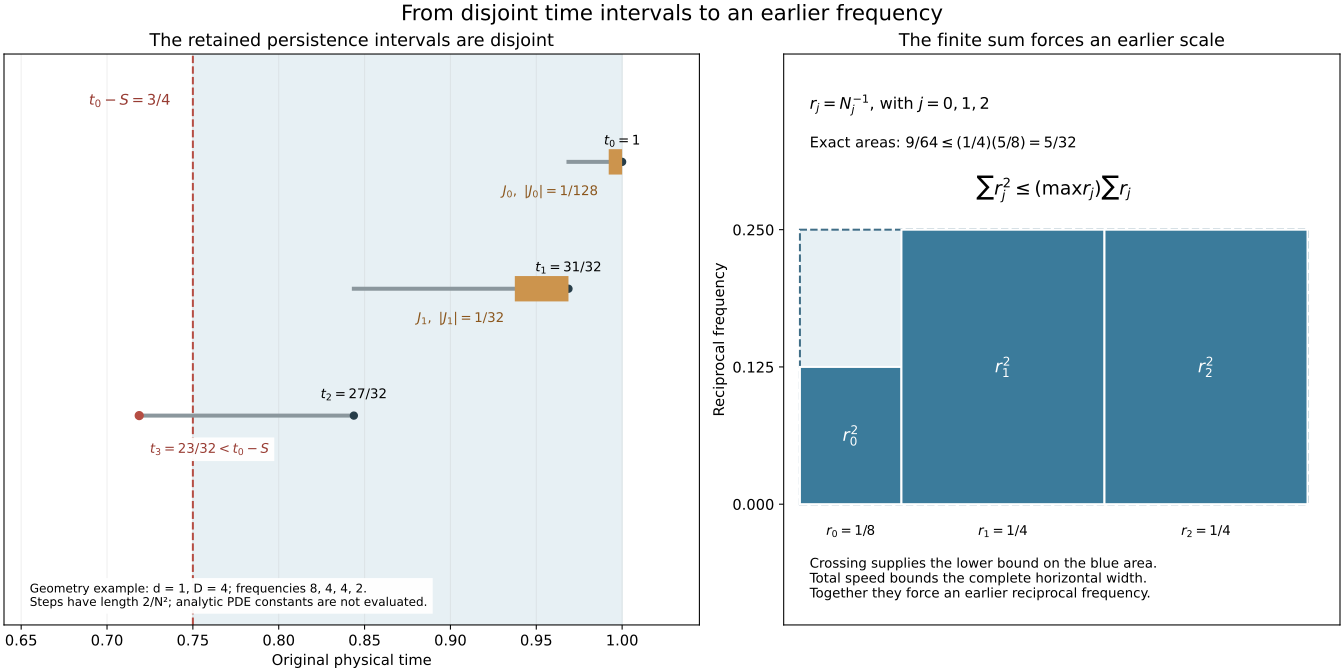

Write Python code to recreate this figure.
"""Exact interval geometry and the finite sum mechanism in IB8–IB12."""
from pathlib import Path
from fractions import Fraction as F
import matplotlib
matplotlib.use('Agg')
import matplotlib.pyplot as plt
from matplotlib.patches import Rectangle
ROOT=Path(__file__).resolve().parent
plt.rcParams.update({'font.family':'DejaVu Sans','font.size':11})
fig,(ax,bx)=plt.subplots(1,2,figsize=(14,7),layout='constrained',gridspec_kw={'width_ratios':[1.25,1]})
N=[8,4,4,2];times=[F(1)]
for n in N:times.append(times[-1]-F(2,n*n))
S=F(1,4);threshold=1-S;m=2
ax.axvspan(float(threshold),1,color='#e7f0f4',zorder=0)
ax.axvline(float(threshold),ls='--',color='#b54d43',lw=1.5)
ax.text(float(threshold)-.013,3.45,r'$t_0-S=3/4$',ha='right',color='#983c33')
for j in range(3):
 y=3-j
 ax.plot([float(times[j+1]),float(times[j])],[y,y],lw=3,color='#8b979d')
 ax.scatter([float(times[j])],[y],s=28,color='#263d49',zorder=3)
 ax.annotate(r'$t_%d=%s$'%(j,str(times[j])),(float(times[j]),y),xytext=(0,13),textcoords='offset points',ha='center',fontsize=10)
 if j<m:
  left=times[j]-F(1,2*N[j]**2)
  ax.broken_barh([(float(left),float(times[j]-left))],(y-.10,.20),facecolors='#cc944d',zorder=4)
  ax.annotate(r'$J_%d,\ |J_%d|=1/%d$'%(j,j,2*N[j]**2),(float(left),y),xytext=(-8,-25),textcoords='offset points',ha='right',fontsize=10,color='#8b561c')
ax.scatter([float(times[3])],[1],color='#b54d43',s=35,zorder=4)
ax.annotate(r'$t_3=23/32<t_0-S$',(float(times[3]),1),xytext=(8,-28),textcoords='offset points',ha='left',fontsize=10,color='#983c33',bbox={'facecolor':'white','edgecolor':'none','alpha':.95})
ax.set(xlim=(.64,1.045),ylim=(-.65,3.85),yticks=[],xlabel='Original physical time',title='The retained persistence intervals are disjoint')
ax.text(.655,-.5,'Geometry example: d = 1, D = 4; frequencies 8, 4, 4, 2.\nSteps have length 2/N²; analytic PDE constants are not evaluated.',fontsize=9,bbox={'facecolor':'white','edgecolor':'none','alpha':.95})
ax.grid(axis='x',alpha=.2)
rs=[F(1,n) for n in N[:m+1]];total=sum(rs);largest=max(rs)
bx.add_patch(Rectangle((0,0),float(total),float(largest),facecolor='#e7f0f4',edgecolor='#406e87',ls='--',lw=1.5))
left=F(0)
for j,r in enumerate(rs):
 bx.add_patch(Rectangle((float(left),0),float(r),float(r),facecolor='#3b7b9b',edgecolor='white',lw=1.5))
 bx.text(float(left+r/2),float(r/2),r'$r_%d^2$'%j,ha='center',va='center',color='white',fontsize=13)
 bx.text(float(left+r/2),-.028,r'$r_%d=%s$'%(j,str(r)),ha='center',fontsize=10)
 left+=r
bx.text(float(total)/2,.282,r'$\sum r_j^2\leq(\max r_j)\sum r_j$',ha='center',fontsize=14)
bx.text(.012,.36,r'$r_j=N_j^{-1}$, with $j=0,1,2$',fontsize=12)
bx.text(.012,.325,r'Exact areas: $9/64\leq(1/4)(5/8)=5/32$',fontsize=11)
bx.text(.012,-.085,'Crossing supplies the lower bound on the blue area.\nTotal speed bounds the complete horizontal width.\nTogether they force an earlier reciprocal frequency.',fontsize=10)
bx.set(xlim=(-.02,.665),ylim=(-.11,.41),xticks=[],yticks=[0,.125,.25],ylabel='Reciprocal frequency',title='The finite sum forces an earlier scale')
fig.suptitle('From disjoint time intervals to an earlier frequency',fontsize=16)
fig.savefig(ROOT/'iterated-frequency-backpropagation.png',dpi=170)
fig.savefig(ROOT/'iterated-frequency-backpropagation.svg')
print('Saved exact interval and finite-sum geometry.')
